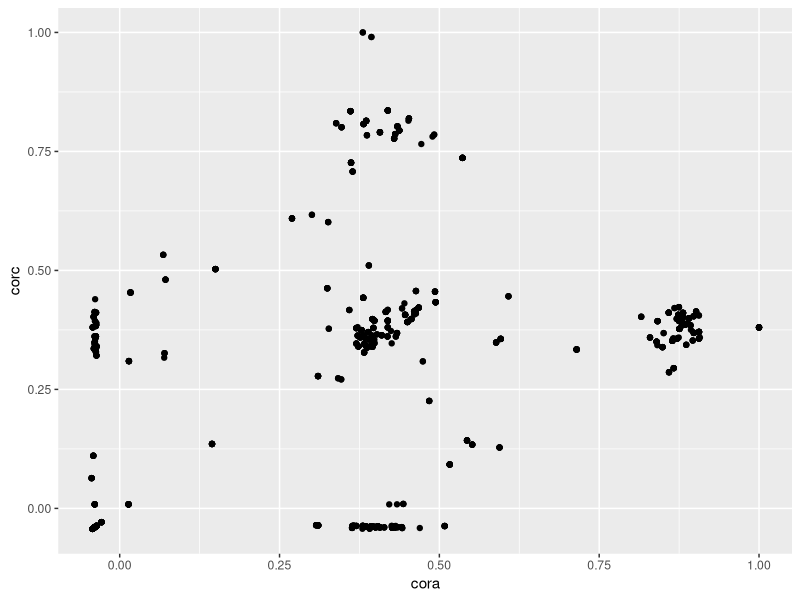
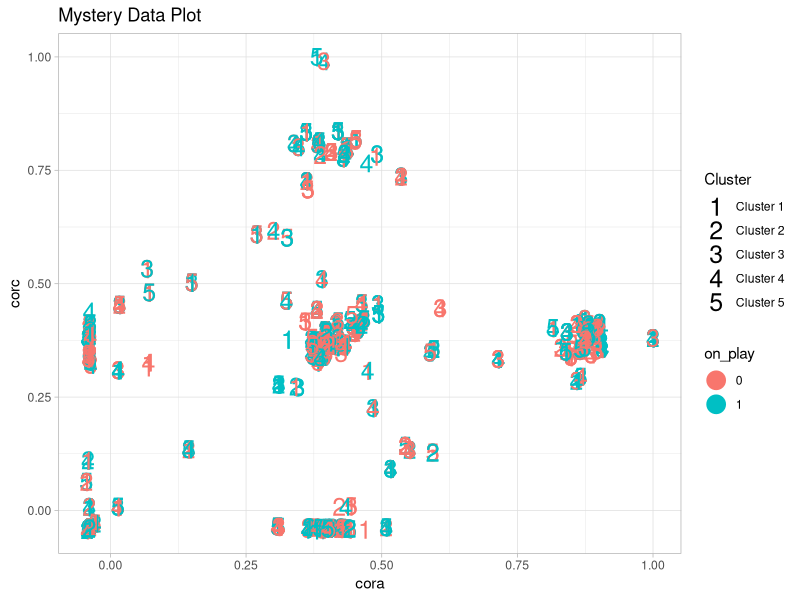

R code for these plots, in order:
library(tidyverse)

# read in data and create dataframe (df1)
df <- read_csv("data-summary.csv")
df1 <- select(df,main_colors,opp_colors,on_play,num_turns,won)

# feature engineering (cora,corc)
df2 <- select(df,"deck_Adeline, Resplendent Cathar":"deck_Wrenn and Seven")
mat = data.matrix(df2)
vec1 <- vector()
vec3 <- vector()
for(i in 1:nrow(mat) ){
  x<-cor( mat[1,] , mat[i,])
  vec1 <- c(vec1,x)
  z<-cor( mat[47,] , mat[i,])
  vec3 <- c(vec3,z)
}

# add new features to dataframe
df1 <- df1 %>% mutate(cora = vec1)
df1 <- df1 %>% mutate(corc = vec3)

# make scatter plot comparing new features
ggplot(df1,aes(x=cora,y=corc))+geom_point()

clustData <- df1[-c(1,2,5)]
clustData$on_play <- as.factor(as.numeric(clustData$on_play))

set.seed(42)
kmeansObj = kmeans(clustData, centers = 5, algorithm = 'Lloyd')

kmeansObj

clusters = as.factor(kmeansObj$cluster)

ggplot(clustData, aes(x = cora,
                      y = corc,
                      color = on_play,
                      shape = clusters)) + 
       geom_point(size = 6) +
       ggtitle('Mystery Data Plot') +
       xlab('cora') +
       ylab('corc') +
       scale_shape_manual(name = 'Cluster', 
                          labels = c('Cluster 1', 'Cluster 2', 'Cluster 3', 'Cluster 4', 'Cluster 5'),
                          values = c('1', '2', '3', '4', '5')) +
       theme_light()